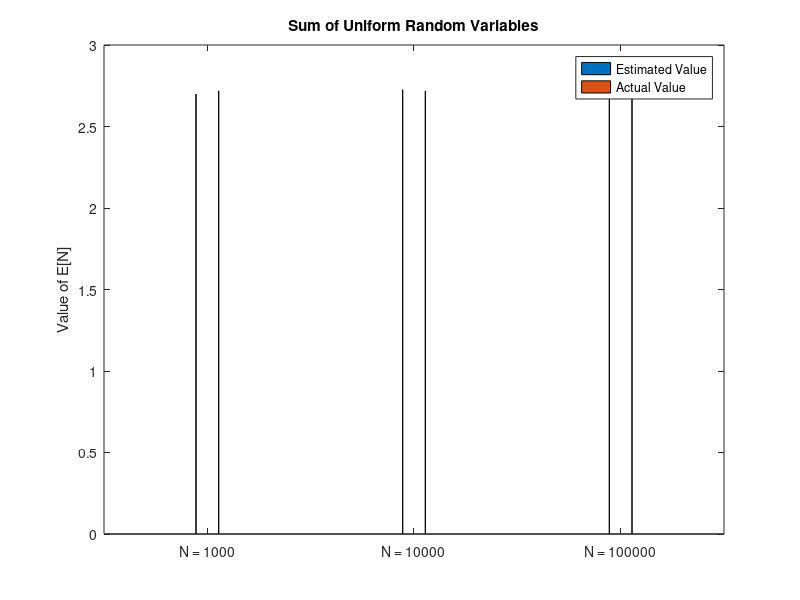

Write the MATLAB code that produced this figure.
% Sum of Uniform Random Varibles

N = 1000;  % Large Sequence
n = 100;
K = zeros(1,N);

for x = 1:N
     
    % Generate uniformly distribted random numbers
    u = rand(1,n);
    i = 1;
    
    % Check whether the sum of Ui and Ui+1 <=1
    while sum(u(1:i))<=1
        i = i+1;
    end
    
    % Obtaining the minimum of the sum
    K(x) = i;
end

E1 = mean(K)

N = 10000;  % Large Sequence
n = 100;
K = zeros(1,N);

for x = 1:N
     
    % Generate uniformly distribted random numbers
    u = rand(1,n);
    i = 1;
    
    % Check ehether the sum of Ui and Ui+1 <=1
    while sum(u(1:i))<=1
        i = i+1;
    end
    
    % Obtaining the minimum of the sum
    K(x) = i;
end

E2 = mean(K)

N = 100000;  % Large Sequence
n = 100;
K = zeros(1,N);

for x = 1:N
     
    % Generate uniformly distribted random numbers
    u = rand(1,n);
    i = 1;
    
    % Check ehether the sum of Ui and Ui+1 <=1
    while sum(u(1:i))<=1
        i = i+1;
    end
    
    % Obtaining the minimum of the sum
    K(x) = i;
end

E3 = mean(K)

e = [E1 exp(1); E2 exp(1); E3 exp(1)]
bar(e,0.33)
title('Sum of Uniform Random Variables');
ylabel('Value of E[N]');
legend('Estimated Value','Actual Value');
set(gca, 'XTick', 1:3, 'XTickLabel', {'N = 1000','N = 10000', 'N = 100000'})